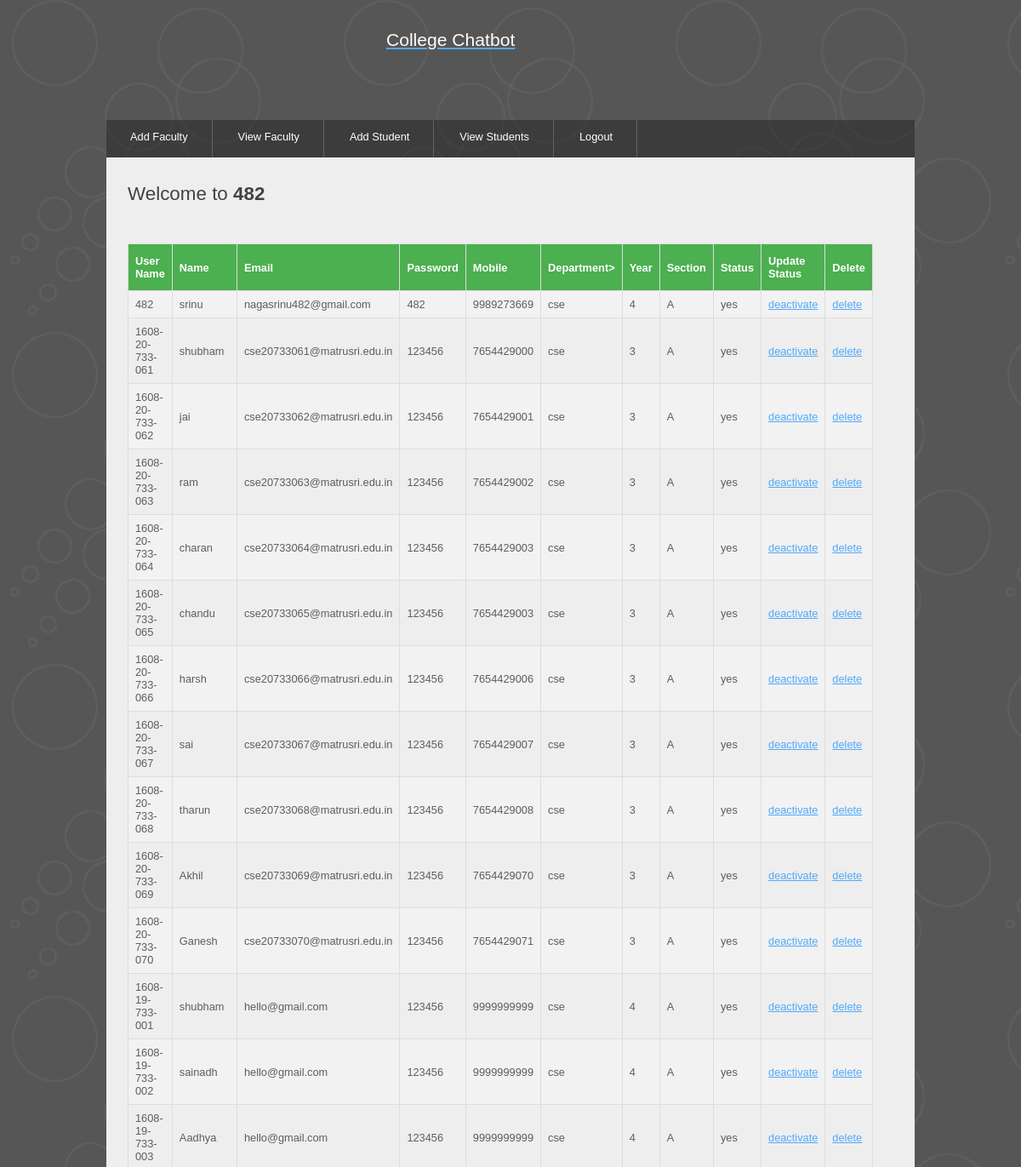
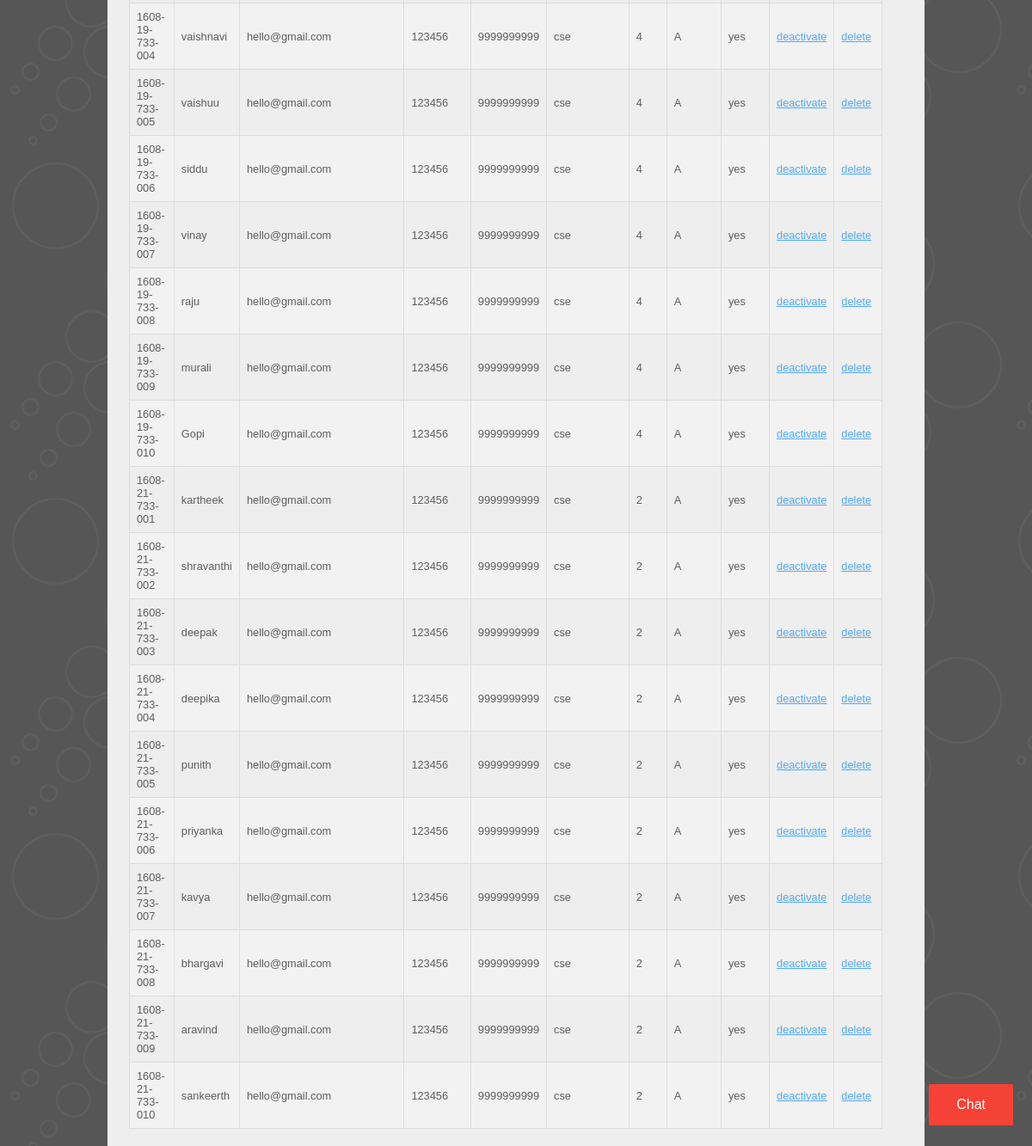
/getstudents/ (signed in), run on the app's committed database (2 pictures, top to bottom).
### chatbot/models.py (models this page shows)
class StudentModel(Model):
    username=models.CharField(max_length=50)
    name=models.CharField(max_length=50)
    password=models.CharField(max_length=50)
    email=models.CharField(max_length=50)
    mobile=models.CharField(max_length=50)
    department=models.CharField(max_length=50)
    year=models.CharField(max_length=50)
    section=models.CharField(max_length=50)
    status=models.CharField(max_length=50)
    regulation = models.CharField(max_length=50)

### chatbot/views.py (the view)
# urls.py: path('getstudents/',getstudents,name='regaction'),
def getstudents(request):
    return render(request, "students.html", {"students":StudentModel.objects.all()})

### templates/students.html (shortened to what this page needs)
{% load  static%}
<!DOCTYPE HTML>
<html>
<head>
<link rel="stylesheet" type="text/css" href="{% static 'style/style.css'%}" title="style" />
</head>
<body>
	<div id="main">
		<div id="header">
			<div id="logo">
				<div id="logo_text" align="center">
					<h3>
						<a href="#"><font color="white">College Chatbot</font></a>
					</h3>
					<br/><br/>
				</div>
			</div>
			<div id="menubar">
				<ul id="menu">
                    <li><a href="/facultyregistration">Add Faculty</a></li>
                    <li><a href="/getfacultys">View Faculty</a></li>
                    <li><a href="/studentregistration">Add Student</a></li>
                    <li><a href="/getstudents">View Students</a></li>
                    <li><a href="/logout">Logout</a></li>
				</ul>
			</div>
		</div>
		<div id="site_content">
            <div id="content">
				<h1>Welcome to  <strong>{{request.session.username}}</strong>{{form.non_field_errors}}</h1>
                <h1><strong>{{message}}</strong></h1>
                <table id="customers">
                  <tr>
                      <th>User Name</th>
                      <th>Name</th>
                      <th>Email</th>
                      <th>Password</th>
                      <th>Mobile</th>
                      <th>Department>
                      <th>Year</th>
                      <th>Section</th>
                      <th>Status</th>
                      <th>Update Status</th>
                      <th>Delete</th>
                  </tr>
                    {% for user in students %}
                        <tr>
                            <td>{{ user.username }}</td>
                            <td>{{ user.name }}</td>
                            <td>{{ user.email }}</td>
                            <td>{{ user.password }}</td>
                            <td>{{ user.mobile }}</td>
                            <td>{{ user.department }}</td>
                            <td>{{ user.year }}</td>
                            <td>{{ user.section }}</td>
                            <td>{{ user.status }}</td>
                            {% if user.status in "yes" %}
                                <td><a href="/activateAccount?username={{ user.username }}&status=no">deactivate</a></td>
                            {% endif %}
                            <td><a href="/deletestudent?studentid={{ user.id }}">delete</a></td>
                        </tr>
                    {% endfor %}
                </table>
    <div class="chat-button-container">
        <a href="/chat">
          <button class="button button2">Chat</button>
        </a>
      </div>
            </div>
        </div>
	</div>
</body>
</html>

### static/style/style.css (style rules this page uses)
html { height: 100%; }
* { margin: 0; padding: 0; }
body { font: normal .80em 'trebuchet ms', arial, sans-serif; background: #646557 url(pattern.png) repeat fixed; color: #5D5D5D; }
h1, h2, h3, h4, h5, h6 { font: normal 175% 'century gothic', arial, sans-serif; color: #43423F; margin: 0 0 15px 0; padding: 5px 0 5px 0; }
h3 { font: normal 165% 'century gothic', arial, sans-serif; }
a, a:hover { background: transparent; outline: none; text-decoration: underline; color: #51A9FB; }
ul { margin: 2px 0 22px 17px; }
ul li { list-style-type: circle; margin: 0 0 6px 0; padding: 0 0 4px 5px; }
#main, #header, #logo, #menubar, #site_content, #footer { margin-left: auto; margin-right: auto; }
#main { width: 950px; margin: 20px auto; }
#header { width: 950px; height: 121px; }
#logo { width: 910px; position: relative; height: 100px; background: transparent; padding: 10px 0 10px 0; }
#menubar { height: 46px; width: 950px; margin: 1px auto 0 auto; background: transparent url(tab.png); }
ul#menu { float: left; margin: 0;padding: 0; }
ul#menu li { float: left; padding: 0 0 0 6px; list-style: none; margin: 0px 2px 0 0; }
ul#menu li a { font: normal 100% 'trebuchet ms', sans-serif; display: block; float: left; height: 27px; padding: 12px 28px 5px 22px; text-align: center; color: #FFF; border-right: 1px solid #636363; text-decoration: none; }
#site_content { width: 925px; overflow: hidden; margin: 44px auto 0 auto; padding: 10px 0 0 25px; background: #EEE; border-top: 0; border-bottom: 0; color: #5D5D5D; }
#content { text-align: left; width: 655px; padding: 15px 0 20px 0; margin: 0; }

### templates/students.html (style rules this page uses)
#customers { font-family: Arial, Helvetica, sans-serif; border-collapse: collapse; width: 100%; }
#customers td, #customers th { border: 1px solid #ddd; padding: 8px; }
#customers tr:nth-child(even) { background-color: #f2f2f2; }
#customers th { padding-top: 12px; padding-bottom: 12px; text-align: left; background-color: #4CAF50; color: white; }
.chat-button-container { position: fixed; bottom: 20px; right: 20px; }
.button { background-color: #f44336; border: none; color: white; padding: 15px 32px; text-align: center; text-decoration: none; display: inline-block; font-size: 16px; margin: 4px 2px; cursor: pointer; }

### data on the page
StudentModel: username "482", name "srinu", email "nagasrinu482@gmail.com", password "482", mobile "9989273669", department "cse", year "4", section "A", status "yes"
StudentModel: username "1608-20-733-061", name "shubham", email "cse20733061@matrusri.edu.in", password "123456", mobile "7654429000", department "cse", year "3", section "A", status "yes"
StudentModel: username "1608-20-733-062", name "jai", email "cse20733062@matrusri.edu.in", password "123456", mobile "7654429001", department "cse", year "3", section "A", status "yes"
StudentModel: username "1608-20-733-063", name "ram", email "cse20733063@matrusri.edu.in", password "123456", mobile "7654429002", department "cse", year "3", section "A", status "yes"
StudentModel: username "1608-20-733-064", name "charan", email "cse20733064@matrusri.edu.in", password "123456", mobile "7654429003", department "cse", year "3", section "A", status "yes"
StudentModel: username "1608-20-733-065", name "chandu", email "cse20733065@matrusri.edu.in", password "123456", mobile "7654429003", department "cse", year "3", section "A", status "yes"
StudentModel: username "1608-20-733-066", name "harsh", email "cse20733066@matrusri.edu.in", password "123456", mobile "7654429006", department "cse", year "3", section "A", status "yes"
StudentModel: username "1608-20-733-067", name "sai", email "cse20733067@matrusri.edu.in", password "123456", mobile "7654429007", department "cse", year "3", section "A", status "yes"
StudentModel: username "1608-20-733-068", name "tharun", email "cse20733068@matrusri.edu.in", password "123456", mobile "7654429008", department "cse", year "3", section "A", status "yes"
StudentModel: username "1608-20-733-069", name "Akhil", email "cse20733069@matrusri.edu.in", password "123456", mobile "7654429070", department "cse", year "3", section "A", status "yes"
StudentModel: username "1608-20-733-070", name "Ganesh", email "cse20733070@matrusri.edu.in", password "123456", mobile "7654429071", department "cse", year "3", section "A", status "yes"
StudentModel: username "1608-19-733-001", name "shubham", email "hello@gmail.com", password "123456", mobile "9999999999", department "cse", year "4", section "A", status "yes"
StudentModel: username "1608-19-733-002", name "sainadh", email "hello@gmail.com", password "123456", mobile "9999999999", department "cse", year "4", section "A", status "yes"
StudentModel: username "1608-19-733-003", name "Aadhya", email "hello@gmail.com", password "123456", mobile "9999999999", department "cse", year "4", section "A", status "yes"
StudentModel: username "1608-19-733-004", name "vaishnavi", email "hello@gmail.com", password "123456", mobile "9999999999", department "cse", year "4", section "A", status "yes"
StudentModel: username "1608-19-733-005", name "vaishuu", email "hello@gmail.com", password "123456", mobile "9999999999", department "cse", year "4", section "A", status "yes"
StudentModel: username "1608-19-733-006", name "siddu", email "hello@gmail.com", password "123456", mobile "9999999999", department "cse", year "4", section "A", status "yes"
StudentModel: username "1608-19-733-007", name "vinay", email "hello@gmail.com", password "123456", mobile "9999999999", department "cse", year "4", section "A", status "yes"
StudentModel: username "1608-19-733-008", name "raju", email "hello@gmail.com", password "123456", mobile "9999999999", department "cse", year "4", section "A", status "yes"
StudentModel: username "1608-19-733-009", name "murali", email "hello@gmail.com", password "123456", mobile "9999999999", department "cse", year "4", section "A", status "yes"
StudentModel: username "1608-19-733-010", name "Gopi", email "hello@gmail.com", password "123456", mobile "9999999999", department "cse", year "4", section "A", status "yes"
StudentModel: username "1608-21-733-001", name "kartheek", email "hello@gmail.com", password "123456", mobile "9999999999", department "cse", year "2", section "A", status "yes"
StudentModel: username "1608-21-733-002", name "shravanthi", email "hello@gmail.com", password "123456", mobile "9999999999", department "cse", year "2", section "A", status "yes"
StudentModel: username "1608-21-733-003", name "deepak", email "hello@gmail.com", password "123456", mobile "9999999999", department "cse", year "2", section "A", status "yes"
StudentModel: username "1608-21-733-004", name "deepika", email "hello@gmail.com", password "123456", mobile "9999999999", department "cse", year "2", section "A", status "yes"
StudentModel: username "1608-21-733-005", name "punith", email "hello@gmail.com", password "123456", mobile "9999999999", department "cse", year "2", section "A", status "yes"
StudentModel: username "1608-21-733-006", name "priyanka", email "hello@gmail.com", password "123456", mobile "9999999999", department "cse", year "2", section "A", status "yes"
StudentModel: username "1608-21-733-007", name "kavya", email "hello@gmail.com", password "123456", mobile "9999999999", department "cse", year "2", section "A", status "yes"
StudentModel: username "1608-21-733-008", name "bhargavi", email "hello@gmail.com", password "123456", mobile "9999999999", department "cse", year "2", section "A", status "yes"
StudentModel: username "1608-21-733-009", name "aravind", email "hello@gmail.com", password "123456", mobile "9999999999", department "cse", year "2", section "A", status "yes"
StudentModel: username "1608-21-733-010", name "sankeerth", email "hello@gmail.com", password "123456", mobile "9999999999", department "cse", year "2", section "A", status "yes"

### other printed values
{{ request.session.username }} "482"
